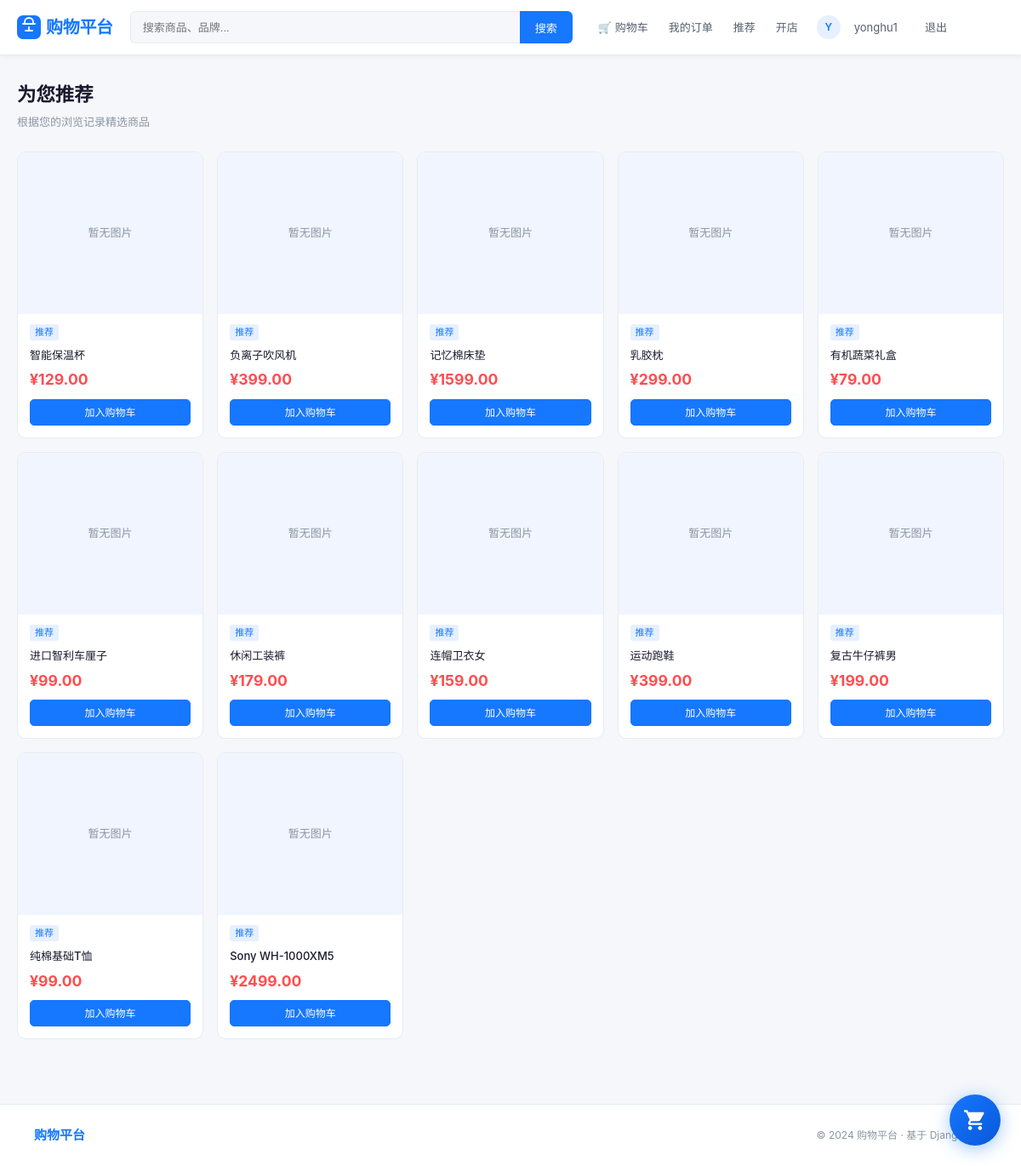
/recommendations/ (signed in), run on the app's committed database.
### user/models.py (models this page shows)
class User(AbstractUser):
    phone = models.CharField('手机号', max_length=20, blank=True)
    avatar = models.ImageField('头像', upload_to='avatars/', blank=True)
    address = models.TextField('默认地址', blank=True)
    @property
    def store_profile(self):
        return getattr(self, 'owned_store', None)
    @property
    def is_store_owner(self):
        return bool(self.store_profile and self.store_profile.is_active)
    class Meta:
        verbose_name = '用户'
        verbose_name_plural = '用户'

### product/models.py (models this page shows, shortened)
class Product(models.Model):
    PRODUCT_STATUS_CHOICES = [
        ('active', '销售中'),
        ('inactive', '已下架'),
        ('violated', '违规下架'),
    ]
    store = models.ForeignKey('store.Store', on_delete=models.CASCADE, verbose_name='店铺', related_name='products', null=True, blank=True)
    category = models.ForeignKey(Category, null=True, blank=True, on_delete=models.SET_NULL, verbose_name='分类')
    name = models.CharField('商品名称', max_length=200)
    keywords = models.CharField('关键词', max_length=255, blank=True)
    description = models.TextField('商品描述', blank=True)
    price = models.DecimalField('价格', max_digits=10, decimal_places=2)
    stock = models.PositiveIntegerField('库存', default=0)
    image = models.ImageField('商品图片', upload_to='products/', blank=True)
    is_active = models.BooleanField('快速上下架', default=True, help_text='用于快速切换商品上下架状态')
    product_status = models.CharField('商品状态', max_length=20, choices=PRODUCT_STATUS_CHOICES, default='active', db_index=True, help_text='active:销售中, inactive:商家下架, violated:管理员强制下架')
    created_at = models.DateTimeField('创建时间', auto_now_add=True)
    sales = models.PositiveIntegerField('销量', default=0)
    class Meta:
        verbose_name = '商品'
        verbose_name_plural = '商品'
        ordering = ['-created_at']

### recommendation/views.py (the view)
# urls.py: path('recommendations/', api_recommendations, name='api_recommendations'),
@login_required
def recommendations(request):
    products, _, _ = get_recommendations_for_user(request.user, limit=12)
    return render(request, 'recommendation/list.html', {'products': products})

### recommendation/cache.py (called while the page is built)
def get_redis_connection():
    return cache

def get_behavior_cache_key(user_id):
    prefix = settings.RECOMMENDATION_CACHE.get('BEHAVIOR_CACHE_PREFIX', 'behavior')
    return f"{prefix}:{user_id}"

def get_recent_behaviors(user_id, limit=None):
    try:
        cache = get_redis_connection()
        key = get_behavior_cache_key(user_id)
        if limit:
            behaviors_json = cache.lrange(key, 0, limit - 1)
        else:
            behaviors_json = cache.lrange(key, 0, -1)
        behaviors = []
        for behavior_json in behaviors_json:
            try:
                behavior = json.loads(behavior_json)
                behaviors.append(behavior)
            except json.JSONDecodeError:
                continue
        return behaviors
    except Exception as e:
        logger.warning(f"Redis 读取失败: {e}")
        return []

def cache_recommendations(user_id, recommendations, source, timeout=None):
    try:
        cache = get_redis_connection()
        prefix = settings.RECOMMENDATION_CACHE.get('RECOMMENDATION_CACHE_PREFIX', 'recommendations')
        key = f"{prefix}:{user_id}"
        if timeout is None:
            timeout = settings.RECOMMENDATION_CACHE.get('RECOMMENDATION_CACHE_TIMEOUT', 600)
        data = {
            'product_ids': recommendations,
            'source': source,
        }
        cache.set(key, json.dumps(data), timeout)
        return True
    except Exception as e:
        logger.warning(f"推荐结果缓存失败: {e}")
        return False

def get_cached_recommendations(user_id):
    try:
        cache = get_redis_connection()
        prefix = settings.RECOMMENDATION_CACHE.get('RECOMMENDATION_CACHE_PREFIX', 'recommendations')
        key = f"{prefix}:{user_id}"
        data_json = cache.get(key)
        if data_json:
            return json.loads(data_json)
        return None
    except Exception as e:
        logger.warning(f"读取推荐缓存失败: {e}")
        return None

### recommendation/deep_models/inference.py (called while the page is built)
def get_deep_model_manager():
    global _deep_model_manager
    if _deep_model_manager is None:
        _deep_model_manager = DeepModelManager()
    return _deep_model_manager

    def __new__(cls):
        if cls._instance is None:
            cls._instance = super(DeepModelManager, cls).__new__(cls)
        return cls._instance

    def is_model_loaded(self):
        return self._model_loaded

### recommendation/services.py (called while the page is built)
def get_popular_recommendations(limit=8, exclude_product_ids=None):
    return list(_active_product_queryset(exclude_product_ids).order_by('-sales', '-created_at')[:limit])

### templates/recommendation/list.html (shortened to what this page needs)
{% extends 'base.html' %}
{% block content %}
<div class="page-header"><h1>为您推荐</h1><p>根据您的浏览记录精选商品</p></div>
<div class="product-grid">
  {% for p in products %}
    <div class="product-card">
      {% if p.image %}<img src="{{ p.image.url }}" alt="{{ p.name }}">
      {% else %}<div class="no-img">暂无图片</div>{% endif %}
      <div class="product-info">
        <div class="product-tags"><span class="tag">推荐</span></div>
        <h3><a href="/products/{{ p.id }}/">{{ p.name }}</a></h3>
        <p class="price">¥{{ p.price }}</p>
        <a href="/order/cart/add/{{ p.id }}/" class="btn btn-primary btn-sm" style="width:100%;margin-top:4px">加入购物车</a>
      </div>
    </div>
  {% empty %}
    <div class="empty-state" style="grid-column:1/-1">
      <div class="empty-icon">✨</div>
      <p>浏览更多商品后，将为您个性化推荐</p>
      <a href="/products/" class="btn btn-primary">去逛逛</a>
    </div>
  {% endfor %}
</div>
{% endblock %}

### templates/base.html (shortened to what this page needs)
<!DOCTYPE html>
<html lang="zh-CN">
<head>
<link rel="stylesheet" href="/static/css/style.css">
</head>
<body>
<nav class="navbar">
  <div class="container nav-inner">
    <a href="/" class="logo">
      <svg viewBox="0 0 28 28" fill="none"><rect width="28" height="28" rx="7" fill="#1677ff"/><path d="M7 10h14M9 10V8a5 5 0 0110 0v2M10 18h8M14 14v4" stroke="#fff" stroke-width="1.8" stroke-linecap="round"/></svg>
      购物平台
    </a>
    <div class="nav-search">
      <form action="/products/" method="get">
        <input type="text" name="q" placeholder="搜索商品、品牌..." value="{{ request.GET.q }}">
        <button type="submit">搜索</button>
      </form>
    </div>
    <div class="nav-links">
      {% if user.is_authenticated %}
        <a href="/order/cart/">🛒 购物车</a>
        <a href="/order/orders/">我的订单</a>
        <a href="/recommendations/">推荐</a>
        {% if user.is_store_owner %}
          <a href="/store/{{ user.store_profile.id }}/dashboard/">商家中心</a>
        {% else %}
          <a href="/store/apply/">开店</a>
        {% endif %}
        <span class="nav-user-name">
          <span class="nav-avatar">{{ user.username|slice:":1"|upper }}</span>
          <a href="/user/profile/">{{ user.username }}</a>
        </span>
        <a href="/user/logout/">退出</a>
      {% else %}
        <a href="/user/login/">登录</a>
        <a href="/user/register/" class="nav-btn">免费注册</a>
      {% endif %}
    </div>
  </div>
</nav>
<div class="container main-content">
  {% block content %}{% endblock %}
</div>
<footer class="footer">
  <div class="container footer-inner">
    <span class="footer-brand">购物平台</span>
    <span class="footer-copy">© 2024 购物平台 · 基于 Django 开发</span>
  </div>
</footer>
{% if user.is_authenticated %}
<a href="/order/cart/" class="cart-float-btn">
</a>
{% endif %}
</body>
</html>

### data on the page
User: username "Y", username "yonghu1"
Product: image "暂无图片", name "智能保温杯", price "129.00"
Product: image "暂无图片", name "负离子吹风机", price "399.00"
Product: image "暂无图片", name "记忆棉床垫", price "1599.00"
Product: image "暂无图片", name "乳胶枕", price "299.00"
Product: image "暂无图片", name "有机蔬菜礼盒", price "79.00"
Product: image "暂无图片", name "进口智利车厘子", price "99.00"
Product: image "暂无图片", name "休闲工装裤", price "179.00"
Product: image "暂无图片", name "连帽卫衣女", price "159.00"
Product: image "暂无图片", name "运动跑鞋", price "399.00", {{ p.id }} 10 (drawn)
Product: image "暂无图片", name "复古牛仔裤男", price "199.00"
Product: image "暂无图片", name "纯棉基础T恤", price "99.00"
Product: image "暂无图片", name "Sony WH-1000XM5", price "2499.00"
